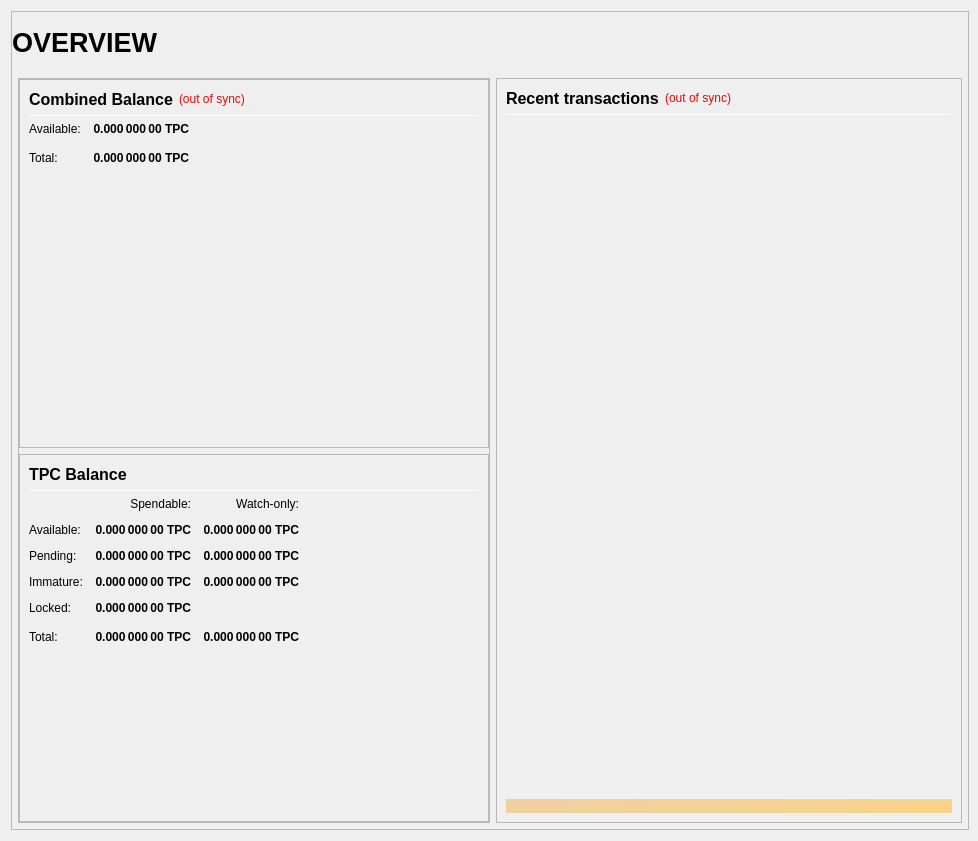
<?xml version="1.0" encoding="UTF-8"?>
<ui version="4.0">
 <class>OverviewPage</class>
 <widget class="QWidget" name="OverviewPage">
  <property name="geometry">
   <rect>
    <x>0</x>
    <y>0</y>
    <width>978</width>
    <height>841</height>
   </rect>
  </property>
  <property name="minimumSize">
   <size>
    <width>960</width>
    <height>682</height>
   </size>
  </property>
  <property name="windowTitle">
   <string>Form</string>
  </property>
  <layout class="QVBoxLayout" name="topLayout" stretch="1">
   <property name="rightMargin">
    <number>9</number>
   </property>
   <item>
    <widget class="QFrame" name="frame_BG">
     <property name="minimumSize">
      <size>
       <width>850</width>
       <height>610</height>
      </size>
     </property>
     <property name="maximumSize">
      <size>
       <width>16777215</width>
       <height>16777215</height>
      </size>
     </property>
     <property name="frameShape">
      <enum>QFrame::StyledPanel</enum>
     </property>
     <property name="frameShadow">
      <enum>QFrame::Raised</enum>
     </property>
     <layout class="QVBoxLayout" name="verticalLayout_3" stretch="1">
      <property name="leftMargin">
       <number>0</number>
      </property>
      <property name="topMargin">
       <number>0</number>
      </property>
      <property name="rightMargin">
       <number>0</number>
      </property>
      <property name="bottomMargin">
       <number>6</number>
      </property>
      <item>
       <layout class="QVBoxLayout" name="verticalLayout_Master" stretch="0,1">
        <property name="leftMargin">
         <number>0</number>
        </property>
        <property name="topMargin">
         <number>0</number>
        </property>
        <property name="rightMargin">
         <number>0</number>
        </property>
        <property name="bottomMargin">
         <number>0</number>
        </property>
        <item>
         <widget class="QFrame" name="frame_Header">
          <layout class="QVBoxLayout" name="verticalLayout_Header" stretch="0">
           <property name="leftMargin">
            <number>0</number>
           </property>
           <property name="topMargin">
            <number>0</number>
           </property>
           <property name="rightMargin">
            <number>0</number>
           </property>
           <property name="bottomMargin">
            <number>0</number>
           </property>
           <item>
            <layout class="QHBoxLayout" name="horizontalLayout_Header" stretch="1,0,1">
             <property name="spacing">
              <number>6</number>
             </property>
             <item>
              <widget class="QLabel" name="labelOverviewHeaderLeft">
               <property name="minimumSize">
                <size>
                 <width>464</width>
                 <height>60</height>
                </size>
               </property>
               <property name="maximumSize">
                <size>
                 <width>16777215</width>
                 <height>60</height>
                </size>
               </property>
               <property name="font">
                <font>
                 <pointsize>20</pointsize>
                 <weight>75</weight>
                 <bold>true</bold>
                </font>
               </property>
               <property name="text">
                <string>OVERVIEW</string>
               </property>
               <property name="alignment">
                <set>Qt::AlignLeading|Qt::AlignLeft|Qt::AlignVCenter</set>
               </property>
              </widget>
             </item>
             <item>
              <spacer name="horizontalSpacer_Header">
               <property name="orientation">
                <enum>Qt::Horizontal</enum>
               </property>
               <property name="sizeHint" stdset="0">
                <size>
                 <width>40</width>
                 <height>20</height>
                </size>
               </property>
              </spacer>
             </item>
             <item>
              <widget class="QLabel" name="labelOverviewHeaderRight">
               <property name="minimumSize">
                <size>
                 <width>464</width>
                 <height>60</height>
                </size>
               </property>
               <property name="maximumSize">
                <size>
                 <width>16777215</width>
                 <height>60</height>
                </size>
               </property>
               <property name="font">
                <font>
                 <pointsize>14</pointsize>
                </font>
               </property>
               <property name="text">
                <string/>
               </property>
               <property name="alignment">
                <set>Qt::AlignRight|Qt::AlignTrailing|Qt::AlignVCenter</set>
               </property>
              </widget>
             </item>
            </layout>
           </item>
          </layout>
         </widget>
        </item>
        <item>
         <widget class="QFrame" name="frame_Content">
          <layout class="QVBoxLayout" name="verticalLayout_Content">
           <property name="leftMargin">
            <number>6</number>
           </property>
           <property name="topMargin">
            <number>0</number>
           </property>
           <property name="rightMargin">
            <number>6</number>
           </property>
           <property name="bottomMargin">
            <number>0</number>
           </property>
           <item>
            <layout class="QHBoxLayout" name="horizontalLayout_Content" stretch="1,1">
             <property name="spacing">
              <number>6</number>
             </property>
             <item>
              <layout class="QVBoxLayout" name="verticalLayout_left" stretch="1">
               <item>
                <widget class="QFrame" name="frameObfuscation">
                 <property name="minimumSize">
                  <size>
                   <width>0</width>
                   <height>0</height>
                  </size>
                 </property>
                 <property name="frameShape">
                  <enum>QFrame::StyledPanel</enum>
                 </property>
                 <property name="frameShadow">
                  <enum>QFrame::Raised</enum>
                 </property>
                 <layout class="QVBoxLayout" name="verticalLayout" stretch="0,0,0">
                  <property name="leftMargin">
                   <number>0</number>
                  </property>
                  <property name="topMargin">
                   <number>0</number>
                  </property>
                  <property name="rightMargin">
                   <number>0</number>
                  </property>
                  <property name="bottomMargin">
                   <number>0</number>
                  </property>
                  <item>
                   <widget class="QFrame" name="frame_CombinedBalances">
                    <property name="minimumSize">
                     <size>
                      <width>470</width>
                      <height>0</height>
                     </size>
                    </property>
                    <property name="frameShape">
                     <enum>QFrame::StyledPanel</enum>
                    </property>
                    <property name="frameShadow">
                     <enum>QFrame::Raised</enum>
                    </property>
                    <layout class="QVBoxLayout" name="verticalLayout_5">
                     <item>
                      <layout class="QHBoxLayout" name="horizontalLayout_5" stretch="0,0,0">
                       <item>
                        <widget class="QLabel" name="label_5z">
                         <property name="minimumSize">
                          <size>
                           <width>0</width>
                           <height>20</height>
                          </size>
                         </property>
                         <property name="font">
                          <font>
                           <pointsize>12</pointsize>
                           <weight>75</weight>
                           <bold>true</bold>
                          </font>
                         </property>
                         <property name="toolTip">
                          <string>Combined Balance (including unconfirmed and immature coins)</string>
                         </property>
                         <property name="text">
                          <string>Combined Balance</string>
                         </property>
                        </widget>
                       </item>
                       <item>
                        <widget class="QLabel" name="labelWalletStatus">
                         <property name="cursor">
                          <cursorShape>WhatsThisCursor</cursorShape>
                         </property>
                         <property name="toolTip">
                          <string>The displayed information may be out of date. Your wallet automatically synchronizes with the TPC network after a connection is established, but this process has not completed yet.</string>
                         </property>
                         <property name="styleSheet">
                          <string notr="true">QLabel { color: red; }</string>
                         </property>
                         <property name="text">
                          <string notr="true">(out of sync)</string>
                         </property>
                         <property name="alignment">
                          <set>Qt::AlignLeading|Qt::AlignLeft|Qt::AlignVCenter</set>
                         </property>
                        </widget>
                       </item>
                       <item>
                        <spacer name="horizontalSpacer_1">
                         <property name="orientation">
                          <enum>Qt::Horizontal</enum>
                         </property>
                         <property name="sizeHint" stdset="0">
                          <size>
                           <width>40</width>
                           <height>20</height>
                          </size>
                         </property>
                        </spacer>
                       </item>
                      </layout>
                     </item>
                     <item>
                      <widget class="Line" name="line_CombinedBalance">
                       <property name="minimumSize">
                        <size>
                         <width>0</width>
                         <height>1</height>
                        </size>
                       </property>
                       <property name="maximumSize">
                        <size>
                         <width>16777215</width>
                         <height>1</height>
                        </size>
                       </property>
                       <property name="orientation">
                        <enum>Qt::Horizontal</enum>
                       </property>
                      </widget>
                     </item>
                     <item>
                      <layout class="QGridLayout" name="gridLayout_3">
                       <property name="spacing">
                        <number>12</number>
                       </property>
                       <item row="1" column="0">
                        <widget class="QLabel" name="labelBalanceTextz">
                         <property name="text">
                          <string>Available:</string>
                         </property>
                        </widget>
                       </item>
                       <item row="1" column="1">
                        <widget class="QLabel" name="labelBalancez">
                         <property name="font">
                          <font>
                           <weight>75</weight>
                           <bold>true</bold>
                          </font>
                         </property>
                         <property name="cursor">
                          <cursorShape>IBeamCursor</cursorShape>
                         </property>
                         <property name="toolTip">
                          <string>Your current spendable balance</string>
                         </property>
                         <property name="text">
                          <string notr="true">0.000 000 00 TPC</string>
                         </property>
                         <property name="alignment">
                          <set>Qt::AlignRight|Qt::AlignTrailing|Qt::AlignVCenter</set>
                         </property>
                         <property name="textInteractionFlags">
                          <set>Qt::LinksAccessibleByMouse|Qt::TextSelectableByKeyboard|Qt::TextSelectableByMouse</set>
                         </property>
                        </widget>
                       </item>
                       <item row="2" column="0">
                        <widget class="QLabel" name="labelTotalTextz">
                         <property name="text">
                          <string>Total:</string>
                         </property>
                        </widget>
                       </item>
                       <item row="2" column="1">
                        <widget class="QLabel" name="labelTotalz">
                         <property name="font">
                          <font>
                           <weight>75</weight>
                           <bold>true</bold>
                          </font>
                         </property>
                         <property name="cursor">
                          <cursorShape>IBeamCursor</cursorShape>
                         </property>
                         <property name="toolTip">
                          <string>Total Balance, including all unavailable coins.</string>
                         </property>
                         <property name="text">
                          <string notr="true">0.000 000 00 TPC</string>
                         </property>
                         <property name="alignment">
                          <set>Qt::AlignRight|Qt::AlignTrailing|Qt::AlignVCenter</set>
                         </property>
                         <property name="textInteractionFlags">
                          <set>Qt::LinksAccessibleByMouse|Qt::TextSelectableByKeyboard|Qt::TextSelectableByMouse</set>
                         </property>
                        </widget>
                       </item>
                       <item row="2" column="3">
                        <spacer name="horizontalSpacer_2">
                         <property name="orientation">
                          <enum>Qt::Horizontal</enum>
                         </property>
                         <property name="sizeHint" stdset="0">
                          <size>
                           <width>40</width>
                           <height>20</height>
                          </size>
                         </property>
                        </spacer>
                       </item>
                      </layout>
                     </item>
                     <item>
                      <spacer name="verticalSpacer_1">
                       <property name="orientation">
                        <enum>Qt::Vertical</enum>
                       </property>
                       <property name="sizeHint" stdset="0">
                        <size>
                         <width>20</width>
                         <height>40</height>
                        </size>
                       </property>
                      </spacer>
                     </item>
                    </layout>
                   </widget>
                  </item>
                  <item>
                   <widget class="QFrame" name="frame_Balances">
                    <property name="frameShape">
                     <enum>QFrame::StyledPanel</enum>
                    </property>
                    <property name="frameShadow">
                     <enum>QFrame::Raised</enum>
                    </property>
                    <layout class="QVBoxLayout" name="verticalLayout_4">
                     <item>
                      <layout class="QHBoxLayout" name="horizontalLayout_4">
                       <item>
                        <widget class="QLabel" name="label_5">
                         <property name="minimumSize">
                          <size>
                           <width>0</width>
                           <height>20</height>
                          </size>
                         </property>
                         <property name="font">
                          <font>
                           <pointsize>12</pointsize>
                           <weight>75</weight>
                           <bold>true</bold>
                          </font>
                         </property>
                         <property name="text">
                          <string>TPC Balance</string>
                         </property>
                        </widget>
                       </item>
                       <item>
                        <spacer name="horizontalSpacer_3">
                         <property name="orientation">
                          <enum>Qt::Horizontal</enum>
                         </property>
                         <property name="sizeHint" stdset="0">
                          <size>
                           <width>40</width>
                           <height>20</height>
                          </size>
                         </property>
                        </spacer>
                       </item>
                      </layout>
                     </item>
                     <item>
                      <widget class="Line" name="line_Balance">
                       <property name="minimumSize">
                        <size>
                         <width>0</width>
                         <height>1</height>
                        </size>
                       </property>
                       <property name="maximumSize">
                        <size>
                         <width>16777215</width>
                         <height>1</height>
                        </size>
                       </property>
                       <property name="orientation">
                        <enum>Qt::Horizontal</enum>
                       </property>
                      </widget>
                     </item>
                     <item>
                      <layout class="QGridLayout" name="gridLayout">
                       <property name="spacing">
                        <number>12</number>
                       </property>
                       <item row="0" column="1">
                        <widget class="QLabel" name="labelSpendable">
                         <property name="text">
                          <string>Spendable:</string>
                         </property>
                         <property name="alignment">
                          <set>Qt::AlignRight|Qt::AlignTrailing|Qt::AlignVCenter</set>
                         </property>
                        </widget>
                       </item>
                       <item row="0" column="2">
                        <widget class="QLabel" name="labelWatchonly">
                         <property name="text">
                          <string>Watch-only:</string>
                         </property>
                         <property name="alignment">
                          <set>Qt::AlignRight|Qt::AlignTrailing|Qt::AlignVCenter</set>
                         </property>
                        </widget>
                       </item>
                       <item row="1" column="0">
                        <widget class="QLabel" name="labelBalanceText">
                         <property name="text">
                          <string>Available:</string>
                         </property>
                        </widget>
                       </item>
                       <item row="1" column="1">
                        <widget class="QLabel" name="labelBalance">
                         <property name="font">
                          <font>
                           <weight>75</weight>
                           <bold>true</bold>
                          </font>
                         </property>
                         <property name="cursor">
                          <cursorShape>IBeamCursor</cursorShape>
                         </property>
                         <property name="toolTip">
                          <string>Your current spendable balance</string>
                         </property>
                         <property name="text">
                          <string notr="true">0.000 000 00 TPC</string>
                         </property>
                         <property name="alignment">
                          <set>Qt::AlignRight|Qt::AlignTrailing|Qt::AlignVCenter</set>
                         </property>
                         <property name="textInteractionFlags">
                          <set>Qt::LinksAccessibleByMouse|Qt::TextSelectableByKeyboard|Qt::TextSelectableByMouse</set>
                         </property>
                        </widget>
                       </item>
                       <item row="1" column="2">
                        <widget class="QLabel" name="labelWatchAvailable">
                         <property name="font">
                          <font>
                           <weight>75</weight>
                           <bold>true</bold>
                          </font>
                         </property>
                         <property name="cursor">
                          <cursorShape>IBeamCursor</cursorShape>
                         </property>
                         <property name="toolTip">
                          <string>Your current balance in watch-only addresses</string>
                         </property>
                         <property name="text">
                          <string notr="true">0.000 000 00 TPC</string>
                         </property>
                         <property name="alignment">
                          <set>Qt::AlignRight|Qt::AlignTrailing|Qt::AlignVCenter</set>
                         </property>
                         <property name="textInteractionFlags">
                          <set>Qt::LinksAccessibleByMouse|Qt::TextSelectableByKeyboard|Qt::TextSelectableByMouse</set>
                         </property>
                        </widget>
                       </item>
                       <item row="2" column="0">
                        <widget class="QLabel" name="labelPendingText">
                         <property name="text">
                          <string>Pending:</string>
                         </property>
                        </widget>
                       </item>
                       <item row="2" column="1">
                        <widget class="QLabel" name="labelUnconfirmed">
                         <property name="font">
                          <font>
                           <weight>75</weight>
                           <bold>true</bold>
                          </font>
                         </property>
                         <property name="cursor">
                          <cursorShape>IBeamCursor</cursorShape>
                         </property>
                         <property name="toolTip">
                          <string>Total of transactions that have yet to be confirmed, and do not yet count toward the spendable balance</string>
                         </property>
                         <property name="text">
                          <string notr="true">0.000 000 00 TPC</string>
                         </property>
                         <property name="alignment">
                          <set>Qt::AlignRight|Qt::AlignTrailing|Qt::AlignVCenter</set>
                         </property>
                         <property name="textInteractionFlags">
                          <set>Qt::LinksAccessibleByMouse|Qt::TextSelectableByKeyboard|Qt::TextSelectableByMouse</set>
                         </property>
                        </widget>
                       </item>
                       <item row="2" column="2">
                        <widget class="QLabel" name="labelWatchPending">
                         <property name="font">
                          <font>
                           <weight>75</weight>
                           <bold>true</bold>
                          </font>
                         </property>
                         <property name="cursor">
                          <cursorShape>IBeamCursor</cursorShape>
                         </property>
                         <property name="toolTip">
                          <string>Unconfirmed transactions to watch-only addresses</string>
                         </property>
                         <property name="text">
                          <string notr="true">0.000 000 00 TPC</string>
                         </property>
                         <property name="alignment">
                          <set>Qt::AlignRight|Qt::AlignTrailing|Qt::AlignVCenter</set>
                         </property>
                         <property name="textInteractionFlags">
                          <set>Qt::LinksAccessibleByMouse|Qt::TextSelectableByKeyboard|Qt::TextSelectableByMouse</set>
                         </property>
                        </widget>
                       </item>
                       <item row="3" column="0">
                        <widget class="QLabel" name="labelImmatureText">
                         <property name="text">
                          <string>Immature:</string>
                         </property>
                        </widget>
                       </item>
                       <item row="3" column="1">
                        <widget class="QLabel" name="labelImmature">
                         <property name="font">
                          <font>
                           <weight>75</weight>
                           <bold>true</bold>
                          </font>
                         </property>
                         <property name="cursor">
                          <cursorShape>IBeamCursor</cursorShape>
                         </property>
                         <property name="toolTip">
                          <string>Staked or masternode rewards that has not yet matured</string>
                         </property>
                         <property name="text">
                          <string notr="true">0.000 000 00 TPC</string>
                         </property>
                         <property name="alignment">
                          <set>Qt::AlignRight|Qt::AlignTrailing|Qt::AlignVCenter</set>
                         </property>
                         <property name="textInteractionFlags">
                          <set>Qt::LinksAccessibleByMouse|Qt::TextSelectableByKeyboard|Qt::TextSelectableByMouse</set>
                         </property>
                        </widget>
                       </item>
                       <item row="3" column="2">
                        <widget class="QLabel" name="labelWatchImmature">
                         <property name="font">
                          <font>
                           <weight>75</weight>
                           <bold>true</bold>
                          </font>
                         </property>
                         <property name="cursor">
                          <cursorShape>IBeamCursor</cursorShape>
                         </property>
                         <property name="toolTip">
                          <string>Staked or masternode rewards in watch-only addresses that has not yet matured</string>
                         </property>
                         <property name="text">
                          <string notr="true">0.000 000 00 TPC</string>
                         </property>
                         <property name="alignment">
                          <set>Qt::AlignRight|Qt::AlignTrailing|Qt::AlignVCenter</set>
                         </property>
                         <property name="textInteractionFlags">
                          <set>Qt::LinksAccessibleByMouse|Qt::TextSelectableByKeyboard|Qt::TextSelectableByMouse</set>
                         </property>
                        </widget>
                       </item>
                       <item row="4" column="0">
                        <widget class="QLabel" name="labelLockedBalanceText">
                         <property name="toolTip">
                          <string>Locked TPC or Masternode collaterals. These are excluded from zTPC minting.</string>
                         </property>
                         <property name="text">
                          <string>Locked:</string>
                         </property>
                        </widget>
                       </item>
                       <item row="4" column="1">
                        <widget class="QLabel" name="labelLockedBalance">
                         <property name="font">
                          <font>
                           <weight>75</weight>
                           <bold>true</bold>
                          </font>
                         </property>
                         <property name="cursor">
                          <cursorShape>IBeamCursor</cursorShape>
                         </property>
                         <property name="toolTip">
                          <string>Locked TPC or Masternode collaterals. These are excluded from zTPC minting.</string>
                         </property>
                         <property name="text">
                          <string notr="true">0.000 000 00 TPC</string>
                         </property>
                         <property name="alignment">
                          <set>Qt::AlignRight|Qt::AlignTrailing|Qt::AlignVCenter</set>
                         </property>
                         <property name="textInteractionFlags">
                          <set>Qt::LinksAccessibleByMouse|Qt::TextSelectableByKeyboard|Qt::TextSelectableByMouse</set>
                         </property>
                        </widget>
                       </item>
                       <item row="5" column="0">
                        <widget class="QLabel" name="labelTotalText">
                         <property name="toolTip">
                          <string>Your current TPC balance, unconfirmed and immature transactions included</string>
                         </property>
                         <property name="text">
                          <string>Total:</string>
                         </property>
                        </widget>
                       </item>
                       <item row="5" column="1">
                        <widget class="QLabel" name="labelTotal">
                         <property name="font">
                          <font>
                           <weight>75</weight>
                           <bold>true</bold>
                          </font>
                         </property>
                         <property name="cursor">
                          <cursorShape>IBeamCursor</cursorShape>
                         </property>
                         <property name="toolTip">
                          <string>Your current TPC balance, unconfirmed and immature transactions included</string>
                         </property>
                         <property name="text">
                          <string notr="true">0.000 000 00 TPC</string>
                         </property>
                         <property name="alignment">
                          <set>Qt::AlignRight|Qt::AlignTrailing|Qt::AlignVCenter</set>
                         </property>
                         <property name="textInteractionFlags">
                          <set>Qt::LinksAccessibleByMouse|Qt::TextSelectableByKeyboard|Qt::TextSelectableByMouse</set>
                         </property>
                        </widget>
                       </item>
                       <item row="5" column="2">
                        <widget class="QLabel" name="labelWatchTotal">
                         <property name="font">
                          <font>
                           <weight>75</weight>
                           <bold>true</bold>
                          </font>
                         </property>
                         <property name="cursor">
                          <cursorShape>IBeamCursor</cursorShape>
                         </property>
                         <property name="toolTip">
                          <string>Current total balance in watch-only addresses</string>
                         </property>
                         <property name="text">
                          <string notr="true">0.000 000 00 TPC</string>
                         </property>
                         <property name="alignment">
                          <set>Qt::AlignRight|Qt::AlignTrailing|Qt::AlignVCenter</set>
                         </property>
                         <property name="textInteractionFlags">
                          <set>Qt::LinksAccessibleByMouse|Qt::TextSelectableByKeyboard|Qt::TextSelectableByMouse</set>
                         </property>
                        </widget>
                       </item>
                       <item row="5" column="3">
                        <spacer name="horizontalSpacer_9">
                         <property name="orientation">
                          <enum>Qt::Horizontal</enum>
                         </property>
                         <property name="sizeHint" stdset="0">
                          <size>
                           <width>40</width>
                           <height>20</height>
                          </size>
                         </property>
                        </spacer>
                       </item>
                      </layout>
                     </item>
                     <item>
                      <spacer name="verticalSpacer_3">
                       <property name="orientation">
                        <enum>Qt::Vertical</enum>
                       </property>
                       <property name="sizeHint" stdset="0">
                        <size>
                         <width>20</width>
                         <height>40</height>
                        </size>
                       </property>
                      </spacer>
                     </item>
                    </layout>
                   </widget>
                  </item>
                 </layout>
                </widget>
               </item>
              </layout>
             </item>
             <item>
              <layout class="QVBoxLayout" name="verticalLayout_right" stretch="1">
               <item>
                <widget class="QFrame" name="frame_RecentTransactions">
                 <property name="minimumSize">
                  <size>
                   <width>0</width>
                   <height>0</height>
                  </size>
                 </property>
                 <property name="frameShape">
                  <enum>QFrame::StyledPanel</enum>
                 </property>
                 <property name="frameShadow">
                  <enum>QFrame::Raised</enum>
                 </property>
                 <layout class="QVBoxLayout" name="verticalLayout_1" stretch="0,0,0,0,0">
                  <item>
                   <layout class="QHBoxLayout" name="horizontalLayout_2">
                    <item>
                     <widget class="QLabel" name="label_4">
                      <property name="minimumSize">
                       <size>
                        <width>0</width>
                        <height>20</height>
                       </size>
                      </property>
                      <property name="font">
                       <font>
                        <pointsize>12</pointsize>
                        <weight>75</weight>
                        <bold>true</bold>
                       </font>
                      </property>
                      <property name="text">
                       <string>Recent transactions</string>
                      </property>
                     </widget>
                    </item>
                    <item>
                     <widget class="QLabel" name="labelTransactionsStatus">
                      <property name="cursor">
                       <cursorShape>WhatsThisCursor</cursorShape>
                      </property>
                      <property name="toolTip">
                       <string>The displayed information may be out of date. Your wallet automatically synchronizes with the TPC network after a connection is established, but this process has not completed yet.</string>
                      </property>
                      <property name="styleSheet">
                       <string notr="true">QLabel { color: red; }</string>
                      </property>
                      <property name="text">
                       <string notr="true">(out of sync)</string>
                      </property>
                      <property name="alignment">
                       <set>Qt::AlignRight|Qt::AlignTrailing|Qt::AlignVCenter</set>
                      </property>
                     </widget>
                    </item>
                    <item>
                     <spacer name="horizontalSpacer">
                      <property name="orientation">
                       <enum>Qt::Horizontal</enum>
                      </property>
                      <property name="sizeHint" stdset="0">
                       <size>
                        <width>40</width>
                        <height>20</height>
                       </size>
                      </property>
                     </spacer>
                    </item>
                   </layout>
                  </item>
                  <item>
                   <widget class="Line" name="line">
                    <property name="minimumSize">
                     <size>
                      <width>0</width>
                      <height>1</height>
                     </size>
                    </property>
                    <property name="maximumSize">
                     <size>
                      <width>16777215</width>
                      <height>1</height>
                     </size>
                    </property>
                    <property name="orientation">
                     <enum>Qt::Horizontal</enum>
                    </property>
                   </widget>
                  </item>
                  <item>
                   <widget class="QListView" name="listTransactions">
                    <property name="minimumSize">
                     <size>
                      <width>0</width>
                      <height>0</height>
                     </size>
                    </property>
                    <property name="styleSheet">
                     <string notr="true">QListView { background: transparent; }</string>
                    </property>
                    <property name="frameShape">
                     <enum>QFrame::NoFrame</enum>
                    </property>
                    <property name="verticalScrollBarPolicy">
                     <enum>Qt::ScrollBarAlwaysOff</enum>
                    </property>
                    <property name="horizontalScrollBarPolicy">
                     <enum>Qt::ScrollBarAlwaysOff</enum>
                    </property>
                    <property name="selectionMode">
                     <enum>QAbstractItemView::NoSelection</enum>
                    </property>
                   </widget>
                  </item>
                  <item>
                   <spacer name="verticalSpacer_2">
                    <property name="orientation">
                     <enum>Qt::Vertical</enum>
                    </property>
                    <property name="sizeType">
                     <enum>QSizePolicy::Expanding</enum>
                    </property>
                    <property name="sizeHint" stdset="0">
                     <size>
                      <width>20</width>
                      <height>40</height>
                     </size>
                    </property>
                   </spacer>
                  </item>
                  <item>
                   <widget class="QLabel" name="labelAlerts">
                    <property name="maximumSize">
                     <size>
                      <width>16777215</width>
                      <height>16777215</height>
                     </size>
                    </property>
                    <property name="styleSheet">
                     <string notr="true">background-color: qlineargradient(x1: 0, y1: 0, x2: 1, y2: 0, stop:0 #F0D0A0, stop:1 #F8D488); color:#000000;</string>
                    </property>
                    <property name="text">
                     <string/>
                    </property>
                    <property name="wordWrap">
                     <bool>true</bool>
                    </property>
                    <property name="margin">
                     <number>3</number>
                    </property>
                   </widget>
                  </item>
                 </layout>
                </widget>
               </item>
              </layout>
             </item>
            </layout>
           </item>
          </layout>
         </widget>
        </item>
       </layout>
      </item>
     </layout>
    </widget>
   </item>
  </layout>
 </widget>
 <resources/>
 <connections/>
</ui>
